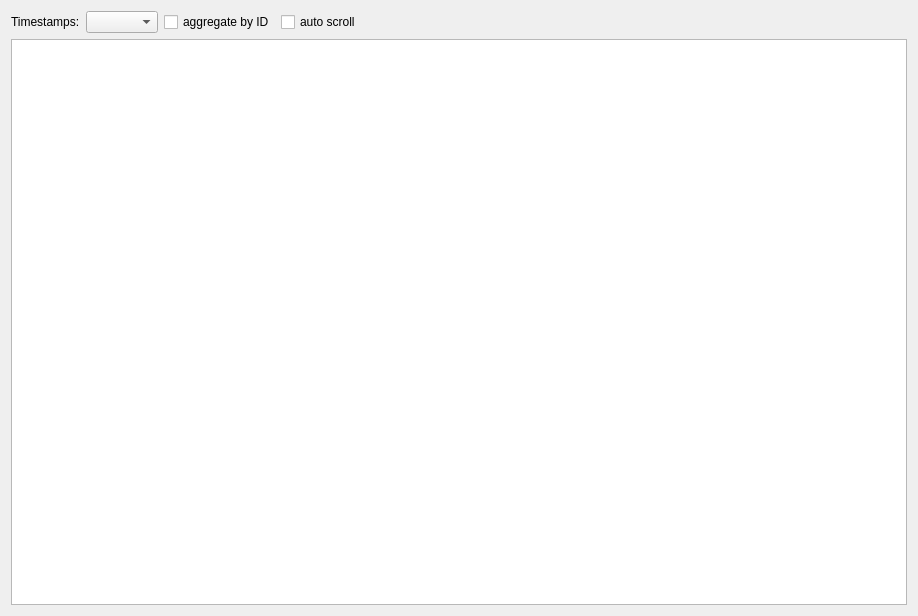
<?xml version="1.0" encoding="UTF-8"?>
<ui version="4.0">
 <class>TraceWindow</class>
 <widget class="QWidget" name="TraceWindow">
  <property name="geometry">
   <rect>
    <x>0</x>
    <y>0</y>
    <width>918</width>
    <height>616</height>
   </rect>
  </property>
  <property name="windowTitle">
   <string>Trace View</string>
  </property>
  <layout class="QVBoxLayout" name="verticalLayout">
   <item>
    <widget class="QWidget" name="" native="true">
     <layout class="QHBoxLayout" name="horizontalLayout">
      <property name="leftMargin">
       <number>0</number>
      </property>
      <property name="topMargin">
       <number>0</number>
      </property>
      <property name="rightMargin">
       <number>0</number>
      </property>
      <property name="bottomMargin">
       <number>0</number>
      </property>
      <item>
       <widget class="QLabel" name="label">
        <property name="text">
         <string>Timestamps:</string>
        </property>
       </widget>
      </item>
      <item>
       <widget class="QComboBox" name="cbTimestampMode"/>
      </item>
      <item>
       <widget class="QCheckBox" name="cbAggregated">
        <property name="text">
         <string>aggregate by ID</string>
        </property>
       </widget>
      </item>
      <item>
       <widget class="QCheckBox" name="cbAutoScroll">
        <property name="text">
         <string>auto scroll</string>
        </property>
       </widget>
      </item>
      <item>
       <spacer name="horizontalSpacer">
        <property name="orientation">
         <enum>Qt::Horizontal</enum>
        </property>
        <property name="sizeHint" stdset="0">
         <size>
          <width>40</width>
          <height>20</height>
         </size>
        </property>
       </spacer>
      </item>
     </layout>
    </widget>
   </item>
   <item>
    <widget class="QTreeView" name="tree"/>
   </item>
  </layout>
 </widget>
 <resources/>
 <connections/>
</ui>
